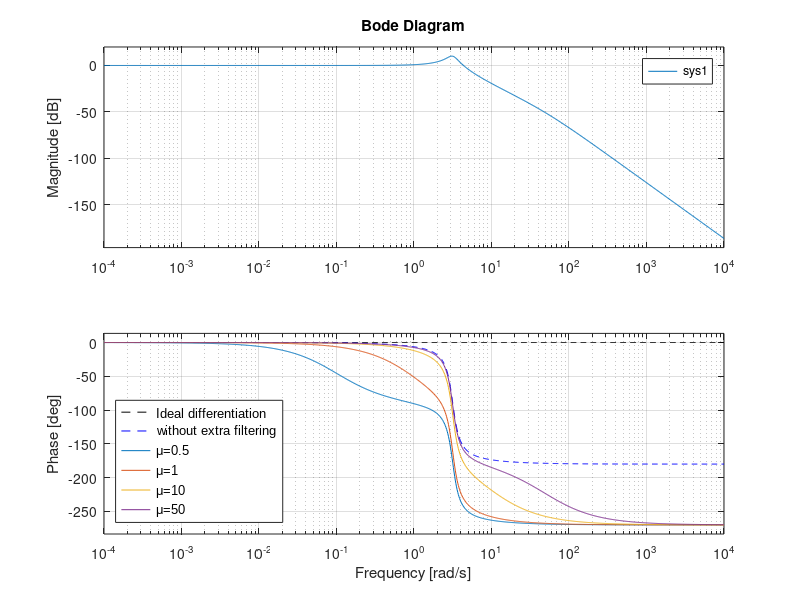

Source code (MATLAB):
clc;
clear all; 
close all;
%% A performance metric in the frequency domain for BioSDF differentiators

%ideal case
H = tf([1],[0 0 1]);
bode(H,{0.0001,10000},'--k');
hold on;

%realistic case without extra filtering
H = tf([1],[0.1 0.1 1]);
bode(H,{0.0001,10000},'--b');
hold on;

%realistic cases with extra filtering
m=[0.1 1 10 50];
for i=1:length(m)
H1 = tf([m(i)],[1 m(i)]);
sys1=H1*H;
bode(sys1,{0.0001,10000});
hold on;
end


legend('Ideal differentiation', 'without extra filtering','μ=0.5', 'μ=1','μ=10', 'μ=50','FontName', 'Arial','Location','southwest');
